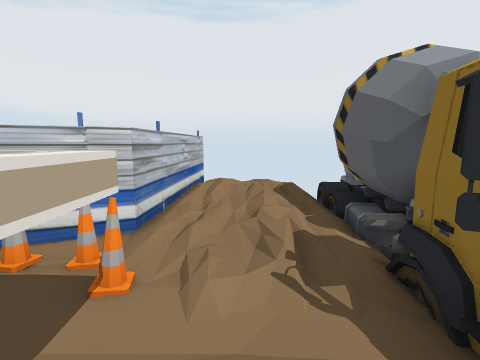
View 1 (above)

12 first-person views from a walk through a Unity game level. The camera is 1.5 m above the floor, tilts 8° down and sees 85° across. Doors are open. The floor is counted in squares, 1 m on a side. Each view is taken from the middle of a square. On the plan, view 1 faces up. The plan holds only what a view shows up to about 14 squares ahead; the rest is blank. The place goes on beyond the plan. The player character is not drawn.

View 2
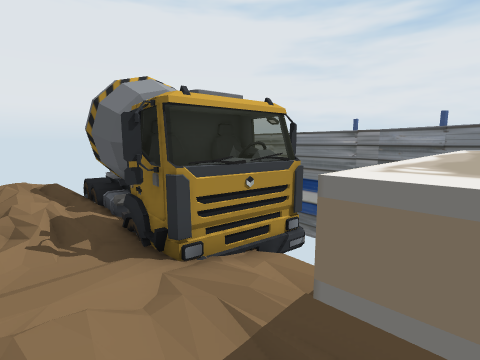

View 3
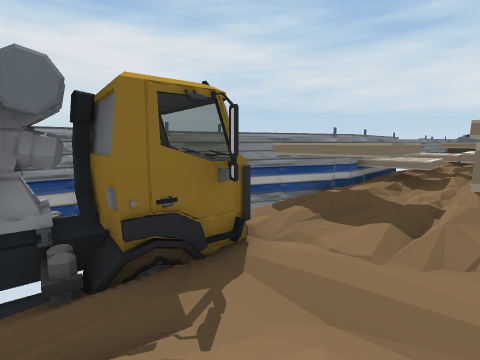

View 4
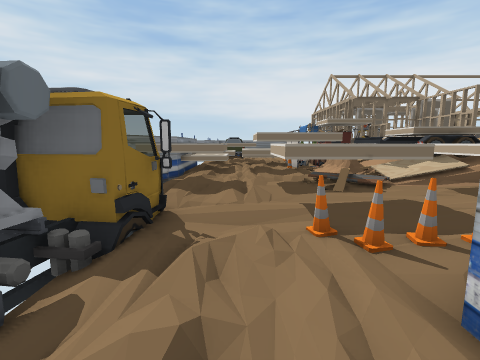

View 5
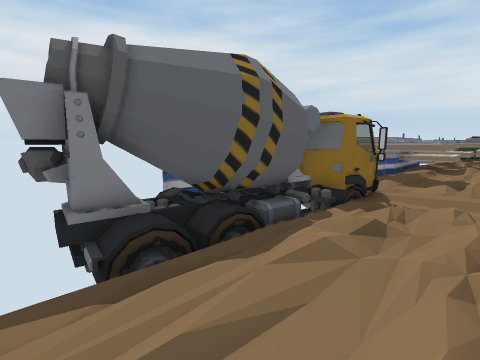

View 6
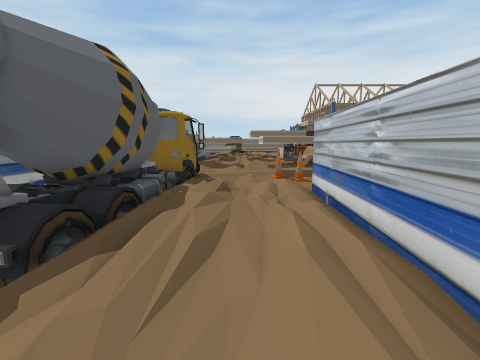

View 7
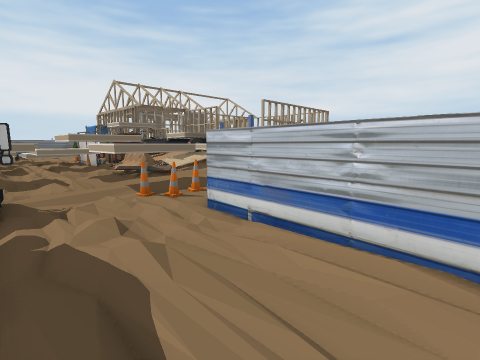

View 8
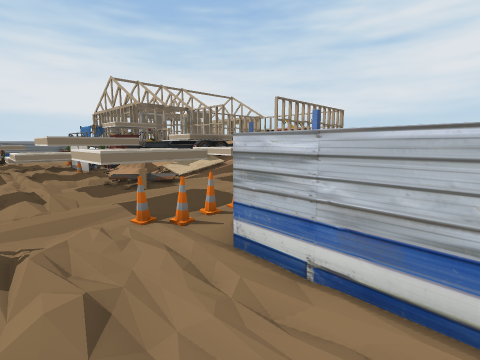

View 9
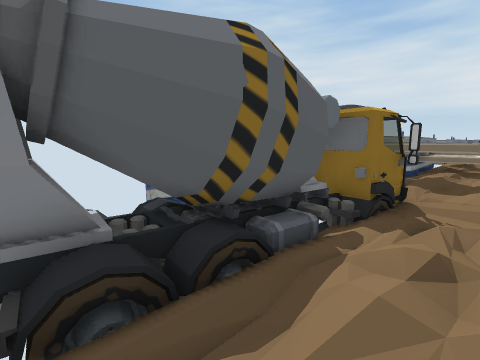

View 10
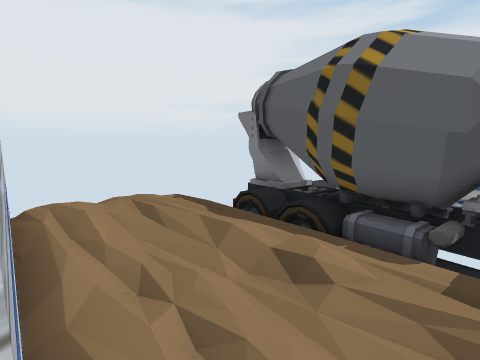

View 11
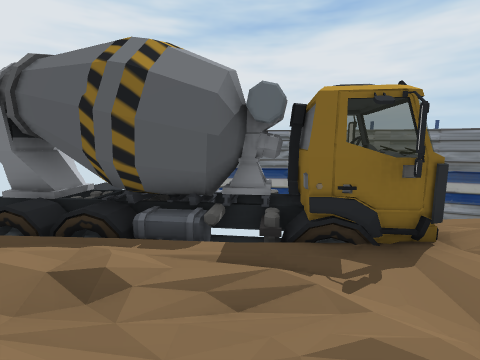

View 12
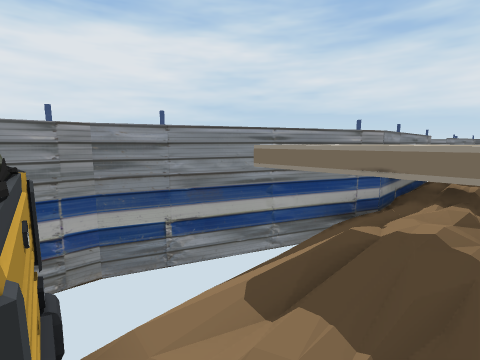

### Floor plan
Key: @ floor where view 1 was taken; # wall or solid block; . main floor; : floor 0.25 m higher than the main floor; - floor 0.25 m lower than the main floor; / step, stairs or slope; D open door; ^ raised ledge; T truck; C cone; H thing the floor can be seen under or through; O other object.
Columns run from 6 left of view 1 to 6 right of it. Each row starts with its distance up from view 1.
 12     # /
 11     #DDDDD
 10     #.../
  9     #..//TTT
  8     #.../TTT
  7     #..:/TTT
  6     #...TTTT#
  5    ##../TTT #
  4  OOO..../TT #
  3 O.OCCC..TTT #
  2  ..^^^--TTTT#
  1  .^^^^..TTTT#
  0 ^.^^^^@../  #
 -1 ^....//.// #
 -2 ^::HHH.^^^##
 -3      H.^ ^O#
 -4 ^    H.^^^O
 -5 ^O#.-.-.. O
 -6 ^O ......O
 -7  O ^^^^^^#
 -8     ^^^^^^

Where each view was taken, in squares from view 1:
view 1: 0 up, 0 right, facing up
view 2: 2 down, 0 right, facing up-right
view 3: 4 up, 1 left, facing down-right
view 4: 7 up, 0 right, facing down
view 5: 10 up, 1 left, facing down-right
view 6: 12 up, 0 right, facing down
view 7: 10 up, 2 right, facing down-left
view 8: 8 up, 1 right, facing down-left
view 9: 9 up, 0 right, facing down-right
view 10: 4 up, 2 left, facing up-right
view 11: 4 up, 2 left, facing right
view 12: 1 up, 1 right, facing down-right
